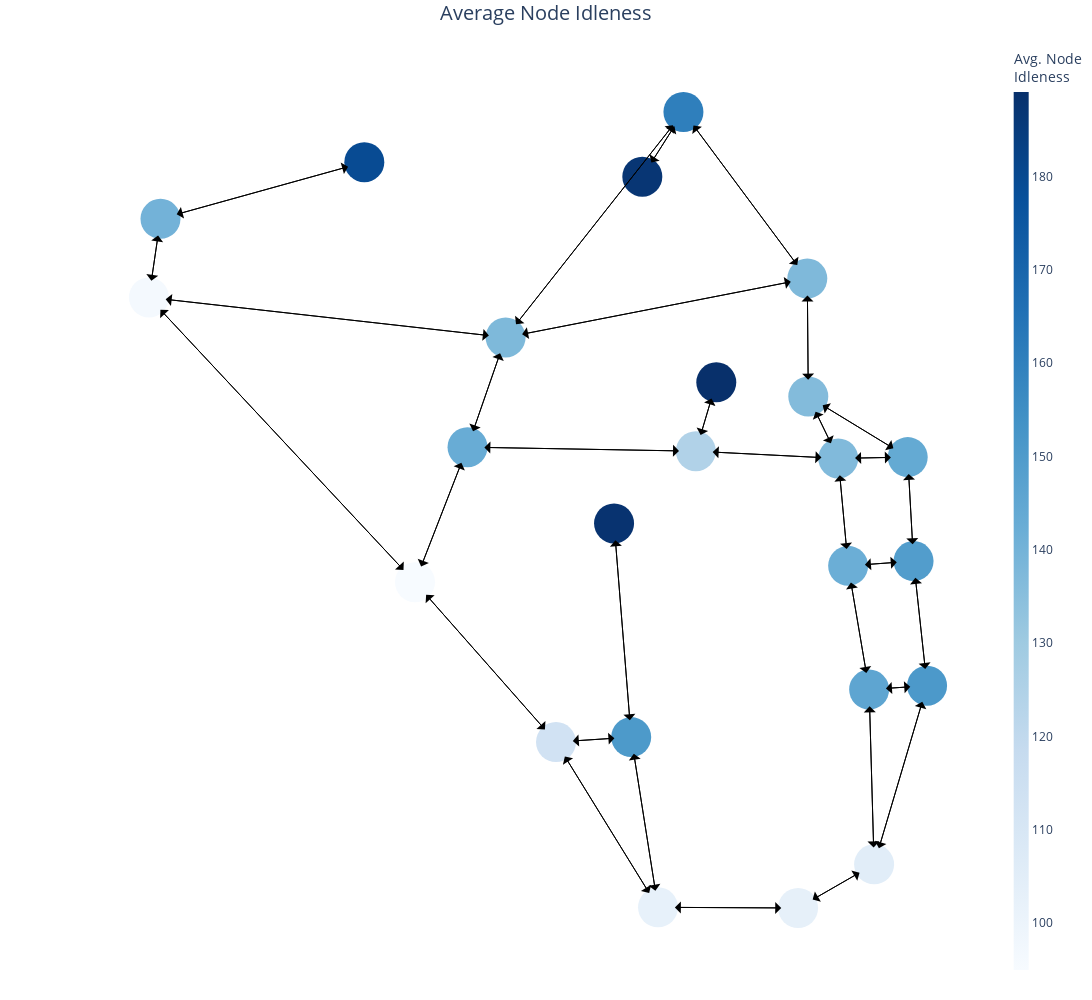

Here is the notebook cell this chart was saved with:
### Code cell
#color map of average idleness
avg_trace = go.Scatter(
    x=node_x, y=node_y,
    mode='markers',
    hoverinfo='text',
    marker=dict(
        showscale=True,
        # colorscale options
        #'Greys' | 'YlGnBu' | 'Greens' | 'YlOrRd' | 'Bluered' | 'RdBu' |
        #'Reds' | 'Blues' | 'Picnic' | 'Rainbow' | 'Portland' | 'Jet' |
        #'Hot' | 'Blackbody' | 'Earth' | 'Electric' | 'Viridis' |
        colorscale='Blues',
        reversescale=False,
        color=avg_idle,
        size=2 * d,
        # cmin = 0.,
        # cmax = 200.,
        # opacity = 0.5,
        # showscale = False,
        colorbar=dict(
            thickness=15,
            title='Avg. Node<br>Idleness',
            xanchor='right',
            titleside='top',
        ),
        line_width=0))
# avg_trace.marker.cmin = 200

fig = go.Figure(data=[avg_trace],
            layout=go.Layout(
            title='Graph \'{}\''.format(config['graph']),
            titlefont_size=16,
            showlegend=False,
            hovermode='closest',
            margin=dict(b=20,l=5,r=0,t=40),
            xaxis=dict(showgrid=False, zeroline=False, showticklabels=False),
            yaxis=dict(showgrid=False, zeroline=False, showticklabels=False),
            width=1200,
            height=1000))

# fig.add_trace(go.Heatmap(x = node_x, y = node_y, z = node_z))
for i in range(0, len(edge_x), 3):
    # print (edge_x[i])
    x0 = edge_x[i + 1]  # arrows' head
    y0 = edge_y[i + 1]  # arrows' head
    x1 = edge_x[i]  # arrows' tail
    y1 = edge_y[i]  # arrows' tail
    # print (x0, y0, x1, y1)

    vert = True
    if x0 != x1:
        m = (y1 - y0)/(x1 - x0)
        c = y0 - m * x0
        vert = False
    
    if vert:
        yt = y0 + d * np.sign(y1 - y0)
        yh = y1 - d * np.sign(y1 - y0)
        xt = x0
        xh = x1
    else:
        if y1 == y0:
            xt = x0 + d * np.sign(x1 - x0)
            xh = x1 - d * np.sign(x1 - x0)
            yt = y0
            yh = y1
        else:
            xt = x0 + math.sqrt(d ** 2 / (m ** 2 + 1)) * np.sign(x1 - x0)
            xh = x1 - math.sqrt(d ** 2 / (m ** 2 + 1)) * np.sign(x1 - x0)
            yt = m * xt + c
            yh = m * xh + c
    

    fig.add_annotation(
        x=xh,  # arrows' head
        y=yh,  # arrows' head
        ax=xt,  # arrows' tail
        ay=yt,  # arrows' tail
        xref='x',
        yref='y',
        axref='x',
        ayref='y',
        text='',  # if you want only the arrow
        showarrow=True,
        arrowhead=1,
        arrowsize=2,
        arrowwidth=1,
        arrowcolor='black'
        )
fig.update_yaxes(
    scaleanchor = "x",
    scaleratio = 1,
)
fig.update_layout(title_text='Average Node Idleness', title_x=0.5, titlefont_size = 20, plot_bgcolor = 'rgba(0, 0, 0, 0)')
fig.to_image(format="png", engine="kaleido")
fig.write_image('{}/{}_avg_idle.png'.format(sim_dir, name))
fig.show()

### Figure 1 — Plotly figure (JSON) as saved in the notebook; plotly's stock layout.template omitted (floating-point values rounded to 4 significant figures)
{"data": [{"hoverinfo": "text", "marker": {"color": [105.5, 96.32, 145.8, 142.0, 186.9, 160.4, 187.9, 113.2, 150.6, 124.7, 143.0, 189.0, 140.3, 102.4, 103.1, 151.0, 136.9, 136.5, 143.9, 137.3, 149.2, 94.99, 179.5, 137.6], "colorbar": {"thickness": 15, "title": {"side": "top", "text": "Avg. Node<br>Idleness"}, "xanchor": "right"}, "colorscale": [[0, "rgb(247,251,255)"], [0.125, "rgb(222,235,247)"], [0.25, "rgb(198,219,239)"], [0.375, "rgb(158,202,225)"], [0.5, "rgb(107,174,214)"], [0.625, "rgb(66,146,198)"], [0.75, "rgb(33,113,181)"], [0.875, "rgb(8,81,156)"], [1, "rgb(8,48,107)"]], "line": {"width": 0}, "reversescale": false, "showscale": true, "size": 40}, "mode": "markers", "type": "scatter", "x": [911.8, 50.46, 905.9, 881.0, 636.5, 685.3, 602.9, 534.0, 623.3, 700.1, 428.9, 724.3, 64.18, 655.1, 821.5, 974.7, 869.2, 833.6, 951.7, 832.4, 958.6, 366.5, 306.3, 474.1], "y": [51.93, 725.2, 259.5, 406.4, 868.6, 945.5, 456.7, 197.1, 203.0, 542.6, 547.4, 624.4, 818.6, 0.81, 0, 264.0, 534.0, 607.5, 535.5, 747.6, 412.1, 387.0, 885.8, 677.7]}], "layout": {"annotations": [{"arrowcolor": "black", "arrowhead": 1, "arrowsize": 2, "arrowwidth": 1, "ax": 838.8, "axref": "x", "ay": 9.969, "ayref": "y", "showarrow": true, "text": "", "x": 894.5, "xref": "x", "y": 41.96, "yref": "y"}, {"arrowcolor": "black", "arrowhead": 1, "arrowsize": 2, "arrowwidth": 1, "ax": 969.0, "axref": "x", "ay": 244.9, "ayref": "y", "showarrow": true, "text": "", "x": 917.5, "xref": "x", "y": 71.1, "yref": "y"}, {"arrowcolor": "black", "arrowhead": 1, "arrowsize": 2, "arrowwidth": 1, "ax": 906.5, "axref": "x", "ay": 239.5, "ayref": "y", "showarrow": true, "text": "", "x": 911.2, "xref": "x", "y": 71.92, "yref": "y"}, {"arrowcolor": "black", "arrowhead": 1, "arrowsize": 2, "arrowwidth": 1, "ax": 454.2, "axref": "x", "ay": 679.9, "ayref": "y", "showarrow": true, "text": "", "x": 70.34, "xref": "x", "y": 723.0, "yref": "y"}, {"arrowcolor": "black", "arrowhead": 1, "arrowsize": 2, "arrowwidth": 1, "ax": 352.8, "axref": "x", "ay": 401.6, "ayref": "y", "showarrow": true, "text": "", "x": 64.11, "xref": "x", "y": 710.6, "yref": "y"}, {"arrowcolor": "black", "arrowhead": 1, "arrowsize": 2, "arrowwidth": 1, "ax": 61.27, "axref": "x", "ay": 798.8, "ayref": "y", "showarrow": true, "text": "", "x": 53.37, "xref": "x", "y": 745.0, "yref": "y"}, {"arrowcolor": "black", "arrowhead": 1, "arrowsize": 2, "arrowwidth": 1, "ax": 954.7, "axref": "x", "ay": 262.7, "ayref": "y", "showarrow": true, "text": "", "x": 925.8, "xref": "x", "y": 260.8, "yref": "y"}, {"arrowcolor": "black", "arrowhead": 1, "arrowsize": 2, "arrowwidth": 1, "ax": 884.3, "axref": "x", "ay": 386.7, "ayref": "y", "showarrow": true, "text": "", "x": 902.5, "xref": "x", "y": 279.2, "yref": "y"}, {"arrowcolor": "black", "arrowhead": 1, "arrowsize": 2, "arrowwidth": 1, "ax": 911.2, "axref": "x", "ay": 71.92, "ayref": "y", "showarrow": true, "text": "", "x": 906.5, "xref": "x", "y": 239.5, "yref": "y"}, {"arrowcolor": "black", "arrowhead": 1, "arrowsize": 2, "arrowwidth": 1, "ax": 902.5, "axref": "x", "ay": 279.2, "ayref": "y", "showarrow": true, "text": "", "x": 884.3, "xref": "x", "y": 386.7, "yref": "y"}, {"arrowcolor": "black", "arrowhead": 1, "arrowsize": 2, "arrowwidth": 1, "ax": 938.7, "axref": "x", "ay": 410.6, "ayref": "y", "showarrow": true, "text": "", "x": 900.9, "xref": "x", "y": 407.8, "yref": "y"}, {"arrowcolor": "black", "arrowhead": 1, "arrowsize": 2, "arrowwidth": 1, "ax": 871.0, "axref": "x", "ay": 514.1, "ayref": "y", "showarrow": true, "text": "", "x": 879.1, "xref": "x", "y": 426.3, "yref": "y"}, {"arrowcolor": "black", "arrowhead": 1, "arrowsize": 2, "arrowwidth": 1, "ax": 674.6, "axref": "x", "ay": 928.6, "ayref": "y", "showarrow": true, "text": "", "x": 647.2, "xref": "x", "y": 885.5, "yref": "y"}, {"arrowcolor": "black", "arrowhead": 1, "arrowsize": 2, "arrowwidth": 1, "ax": 486.5, "axref": "x", "ay": 693.4, "ayref": "y", "showarrow": true, "text": "", "x": 672.9, "xref": "x", "y": 929.7, "yref": "y"}, {"arrowcolor": "black", "arrowhead": 1, "arrowsize": 2, "arrowwidth": 1, "ax": 647.2, "axref": "x", "ay": 885.5, "ayref": "y", "showarrow": true, "text": "", "x": 674.6, "xref": "x", "y": 928.6, "yref": "y"}, {"arrowcolor": "black", "arrowhead": 1, "arrowsize": 2, "arrowwidth": 1, "ax": 820.5, "axref": "x", "ay": 763.6, "ayref": "y", "showarrow": true, "text": "", "x": 697.3, "xref": "x", "y": 929.4, "yref": "y"}, {"arrowcolor": "black", "arrowhead": 1, "arrowsize": 2, "arrowwidth": 1, "ax": 621.7, "axref": "x", "ay": 222.9, "ayref": "y", "showarrow": true, "text": "", "x": 604.5, "xref": "x", "y": 436.8, "yref": "y"}, {"arrowcolor": "black", "arrowhead": 1, "arrowsize": 2, "arrowwidth": 1, "ax": 644.6, "axref": "x", "ay": 17.83, "ayref": "y", "showarrow": true, "text": "", "x": 544.5, "xref": "x", "y": 180.1, "yref": "y"}, {"arrowcolor": "black", "arrowhead": 1, "arrowsize": 2, "arrowwidth": 1, "ax": 603.3, "axref": "x", "ay": 201.7, "ayref": "y", "showarrow": true, "text": "", "x": 553.9, "xref": "x", "y": 198.4, "yref": "y"}, {"arrowcolor": "black", "arrowhead": 1, "arrowsize": 2, "arrowwidth": 1, "ax": 379.7, "axref": "x", "ay": 372.0, "ayref": "y", "showarrow": true, "text": "", "x": 520.7, "xref": "x", "y": 212.1, "yref": "y"}, {"arrowcolor": "black", "arrowhead": 1, "arrowsize": 2, "arrowwidth": 1, "ax": 553.9, "axref": "x", "ay": 198.4, "ayref": "y", "showarrow": true, "text": "", "x": 603.3, "xref": "x", "y": 201.7, "yref": "y"}, {"arrowcolor": "black", "arrowhead": 1, "arrowsize": 2, "arrowwidth": 1, "ax": 652.0, "axref": "x", "ay": 20.57, "ayref": "y", "showarrow": true, "text": "", "x": 626.4, "xref": "x", "y": 183.2, "yref": "y"}, {"arrowcolor": "black", "arrowhead": 1, "arrowsize": 2, "arrowwidth": 1, "ax": 604.5, "axref": "x", "ay": 436.8, "ayref": "y", "showarrow": true, "text": "", "x": 621.7, "xref": "x", "y": 222.9, "yref": "y"}, {"arrowcolor": "black", "arrowhead": 1, "arrowsize": 2, "arrowwidth": 1, "ax": 718.7, "axref": "x", "ay": 605.3, "ayref": "y", "showarrow": true, "text": "", "x": 705.7, "xref": "x", "y": 561.7, "yref": "y"}, {"arrowcolor": "black", "arrowhead": 1, "arrowsize": 2, "arrowwidth": 1, "ax": 448.9, "axref": "x", "ay": 547.0, "ayref": "y", "showarrow": true, "text": "", "x": 680.1, "xref": "x", "y": 542.9, "yref": "y"}, {"arrowcolor": "black", "arrowhead": 1, "arrowsize": 2, "arrowwidth": 1, "ax": 849.2, "axref": "x", "ay": 535.0, "ayref": "y", "showarrow": true, "text": "", "x": 720.0, "xref": "x", "y": 541.6, "yref": "y"}, {"arrowcolor": "black", "arrowhead": 1, "arrowsize": 2, "arrowwidth": 1, "ax": 373.7, "axref": "x", "ay": 405.6, "ayref": "y", "showarrow": true, "text": "", "x": 421.6, "xref": "x", "y": 528.7, "yref": "y"}, {"arrowcolor": "black", "arrowhead": 1, "arrowsize": 2, "arrowwidth": 1, "ax": 467.5, "axref": "x", "ay": 658.8, "ayref": "y", "showarrow": true, "text": "", "x": 435.4, "xref": "x", "y": 566.3, "yref": "y"}, {"arrowcolor": "black", "arrowhead": 1, "arrowsize": 2, "arrowwidth": 1, "ax": 680.1, "axref": "x", "ay": 542.9, "ayref": "y", "showarrow": true, "text": "", "x": 448.9, "xref": "x", "y": 547.0, "yref": "y"}, {"arrowcolor": "black", "arrowhead": 1, "arrowsize": 2, "arrowwidth": 1, "ax": 705.7, "axref": "x", "ay": 561.7, "ayref": "y", "showarrow": true, "text": "", "x": 718.7, "xref": "x", "y": 605.3, "yref": "y"}, {"arrowcolor": "black", "arrowhead": 1, "arrowsize": 2, "arrowwidth": 1, "ax": 53.37, "axref": "x", "ay": 745.0, "ayref": "y", "showarrow": true, "text": "", "x": 61.27, "xref": "x", "y": 798.8, "yref": "y"}, {"arrowcolor": "black", "arrowhead": 1, "arrowsize": 2, "arrowwidth": 1, "ax": 287.0, "axref": "x", "ay": 880.4, "ayref": "y", "showarrow": true, "text": "", "x": 83.45, "xref": "x", "y": 823.9, "yref": "y"}, {"arrowcolor": "black", "arrowhead": 1, "arrowsize": 2, "arrowwidth": 1, "ax": 801.5, "axref": "x", "ay": 0.09739, "ayref": "y", "showarrow": true, "text": "", "x": 675.1, "xref": "x", "y": 0.7126, "yref": "y"}, {"arrowcolor": "black", "arrowhead": 1, "arrowsize": 2, "arrowwidth": 1, "ax": 544.5, "axref": "x", "ay": 180.1, "ayref": "y", "showarrow": true, "text": "", "x": 644.6, "xref": "x", "y": 17.83, "yref": "y"}, {"arrowcolor": "black", "arrowhead": 1, "arrowsize": 2, "arrowwidth": 1, "ax": 626.4, "axref": "x", "ay": 183.2, "ayref": "y", "showarrow": true, "text": "", "x": 652.0, "xref": "x", "y": 20.57, "yref": "y"}, {"arrowcolor": "black", "arrowhead": 1, "arrowsize": 2, "arrowwidth": 1, "ax": 675.1, "axref": "x", "ay": 0.7126, "ayref": "y", "showarrow": true, "text": "", "x": 801.5, "xref": "x", "y": 0.09739, "yref": "y"}, {"arrowcolor": "black", "arrowhead": 1, "arrowsize": 2, "arrowwidth": 1, "ax": 894.5, "axref": "x", "ay": 41.96, "ayref": "y", "showarrow": true, "text": "", "x": 838.8, "xref": "x", "y": 9.969, "yref": "y"}, {"arrowcolor": "black", "arrowhead": 1, "arrowsize": 2, "arrowwidth": 1, "ax": 925.8, "axref": "x", "ay": 260.8, "ayref": "y", "showarrow": true, "text": "", "x": 954.7, "xref": "x", "y": 262.7, "yref": "y"}, {"arrowcolor": "black", "arrowhead": 1, "arrowsize": 2, "arrowwidth": 1, "ax": 917.5, "axref": "x", "ay": 71.1, "ayref": "y", "showarrow": true, "text": "", "x": 969.0, "xref": "x", "y": 244.9, "yref": "y"}, {"arrowcolor": "black", "arrowhead": 1, "arrowsize": 2, "arrowwidth": 1, "ax": 960.8, "axref": "x", "ay": 392.2, "ayref": "y", "showarrow": true, "text": "", "x": 972.5, "xref": "x", "y": 283.9, "yref": "y"}, {"arrowcolor": "black", "arrowhead": 1, "arrowsize": 2, "arrowwidth": 1, "ax": 879.1, "axref": "x", "ay": 426.3, "ayref": "y", "showarrow": true, "text": "", "x": 871.0, "xref": "x", "y": 514.1, "yref": "y"}, {"arrowcolor": "black", "arrowhead": 1, "arrowsize": 2, "arrowwidth": 1, "ax": 720.0, "axref": "x", "ay": 541.6, "ayref": "y", "showarrow": true, "text": "", "x": 849.2, "xref": "x", "y": 535.0, "yref": "y"}, {"arrowcolor": "black", "arrowhead": 1, "arrowsize": 2, "arrowwidth": 1, "ax": 842.3, "axref": "x", "ay": 589.5, "ayref": "y", "showarrow": true, "text": "", "x": 860.5, "xref": "x", "y": 552.0, "yref": "y"}, {"arrowcolor": "black", "arrowhead": 1, "arrowsize": 2, "arrowwidth": 1, "ax": 931.7, "axref": "x", "ay": 535.2, "ayref": "y", "showarrow": true, "text": "", "x": 889.2, "xref": "x", "y": 534.4, "yref": "y"}, {"arrowcolor": "black", "arrowhead": 1, "arrowsize": 2, "arrowwidth": 1, "ax": 832.6, "axref": "x", "ay": 727.6, "ayref": "y", "showarrow": true, "text": "", "x": 833.4, "xref": "x", "y": 627.5, "yref": "y"}, {"arrowcolor": "black", "arrowhead": 1, "arrowsize": 2, "arrowwidth": 1, "ax": 934.6, "axref": "x", "ay": 546.0, "ayref": "y", "showarrow": true, "text": "", "x": 850.7, "xref": "x", "y": 597.1, "yref": "y"}, {"arrowcolor": "black", "arrowhead": 1, "arrowsize": 2, "arrowwidth": 1, "ax": 860.5, "axref": "x", "ay": 552.0, "ayref": "y", "showarrow": true, "text": "", "x": 842.3, "xref": "x", "y": 589.5, "yref": "y"}, {"arrowcolor": "black", "arrowhead": 1, "arrowsize": 2, "arrowwidth": 1, "ax": 889.2, "axref": "x", "ay": 534.4, "ayref": "y", "showarrow": true, "text": "", "x": 931.7, "xref": "x", "y": 535.2, "yref": "y"}, {"arrowcolor": "black", "arrowhead": 1, "arrowsize": 2, "arrowwidth": 1, "ax": 957.5, "axref": "x", "ay": 432.0, "ayref": "y", "showarrow": true, "text": "", "x": 952.8, "xref": "x", "y": 515.6, "yref": "y"}, {"arrowcolor": "black", "arrowhead": 1, "arrowsize": 2, "arrowwidth": 1, "ax": 850.7, "axref": "x", "ay": 597.1, "ayref": "y", "showarrow": true, "text": "", "x": 934.6, "xref": "x", "y": 546.0, "yref": "y"}, {"arrowcolor": "black", "arrowhead": 1, "arrowsize": 2, "arrowwidth": 1, "ax": 697.3, "axref": "x", "ay": 929.4, "ayref": "y", "showarrow": true, "text": "", "x": 820.5, "xref": "x", "y": 763.6, "yref": "y"}, {"arrowcolor": "black", "arrowhead": 1, "arrowsize": 2, "arrowwidth": 1, "ax": 833.4, "axref": "x", "ay": 627.5, "ayref": "y", "showarrow": true, "text": "", "x": 832.6, "xref": "x", "y": 727.6, "yref": "y"}, {"arrowcolor": "black", "arrowhead": 1, "arrowsize": 2, "arrowwidth": 1, "ax": 493.7, "axref": "x", "ay": 681.5, "ayref": "y", "showarrow": true, "text": "", "x": 812.8, "xref": "x", "y": 743.7, "yref": "y"}, {"arrowcolor": "black", "arrowhead": 1, "arrowsize": 2, "arrowwidth": 1, "ax": 900.9, "axref": "x", "ay": 407.8, "ayref": "y", "showarrow": true, "text": "", "x": 938.7, "xref": "x", "y": 410.6, "yref": "y"}, {"arrowcolor": "black", "arrowhead": 1, "arrowsize": 2, "arrowwidth": 1, "ax": 972.5, "axref": "x", "ay": 283.9, "ayref": "y", "showarrow": true, "text": "", "x": 960.8, "xref": "x", "y": 392.2, "yref": "y"}, {"arrowcolor": "black", "arrowhead": 1, "arrowsize": 2, "arrowwidth": 1, "ax": 952.8, "axref": "x", "ay": 515.6, "ayref": "y", "showarrow": true, "text": "", "x": 957.5, "xref": "x", "y": 432.0, "yref": "y"}, {"arrowcolor": "black", "arrowhead": 1, "arrowsize": 2, "arrowwidth": 1, "ax": 520.7, "axref": "x", "ay": 212.1, "ayref": "y", "showarrow": true, "text": "", "x": 379.7, "xref": "x", "y": 372.0, "yref": "y"}, {"arrowcolor": "black", "arrowhead": 1, "arrowsize": 2, "arrowwidth": 1, "ax": 64.11, "axref": "x", "ay": 710.6, "ayref": "y", "showarrow": true, "text": "", "x": 352.8, "xref": "x", "y": 401.6, "yref": "y"}, {"arrowcolor": "black", "arrowhead": 1, "arrowsize": 2, "arrowwidth": 1, "ax": 421.6, "axref": "x", "ay": 528.7, "ayref": "y", "showarrow": true, "text": "", "x": 373.7, "xref": "x", "y": 405.6, "yref": "y"}, {"arrowcolor": "black", "arrowhead": 1, "arrowsize": 2, "arrowwidth": 1, "ax": 83.45, "axref": "x", "ay": 823.9, "ayref": "y", "showarrow": true, "text": "", "x": 287.0, "xref": "x", "y": 880.4, "yref": "y"}, {"arrowcolor": "black", "arrowhead": 1, "arrowsize": 2, "arrowwidth": 1, "ax": 70.34, "axref": "x", "ay": 723.0, "ayref": "y", "showarrow": true, "text": "", "x": 454.2, "xref": "x", "y": 679.9, "yref": "y"}, {"arrowcolor": "black", "arrowhead": 1, "arrowsize": 2, "arrowwidth": 1, "ax": 435.4, "axref": "x", "ay": 566.3, "ayref": "y", "showarrow": true, "text": "", "x": 467.5, "xref": "x", "y": 658.8, "yref": "y"}, {"arrowcolor": "black", "arrowhead": 1, "arrowsize": 2, "arrowwidth": 1, "ax": 812.8, "axref": "x", "ay": 743.7, "ayref": "y", "showarrow": true, "text": "", "x": 493.7, "xref": "x", "y": 681.5, "yref": "y"}, {"arrowcolor": "black", "arrowhead": 1, "arrowsize": 2, "arrowwidth": 1, "ax": 672.9, "axref": "x", "ay": 929.7, "ayref": "y", "showarrow": true, "text": "", "x": 486.5, "xref": "x", "y": 693.4, "yref": "y"}], "height": 1000, "hovermode": "closest", "margin": {"b": 20, "l": 5, "r": 0, "t": 40}, "plot_bgcolor": "rgba(0, 0, 0, 0)", "showlegend": false, "title": {"font": {"size": 20}, "text": "Average Node Idleness", "x": 0.5}, "width": 1200, "xaxis": {"showgrid": false, "showticklabels": false, "zeroline": false}, "yaxis": {"scaleanchor": "x", "scaleratio": 1, "showgrid": false, "showticklabels": false, "zeroline": false}}}
